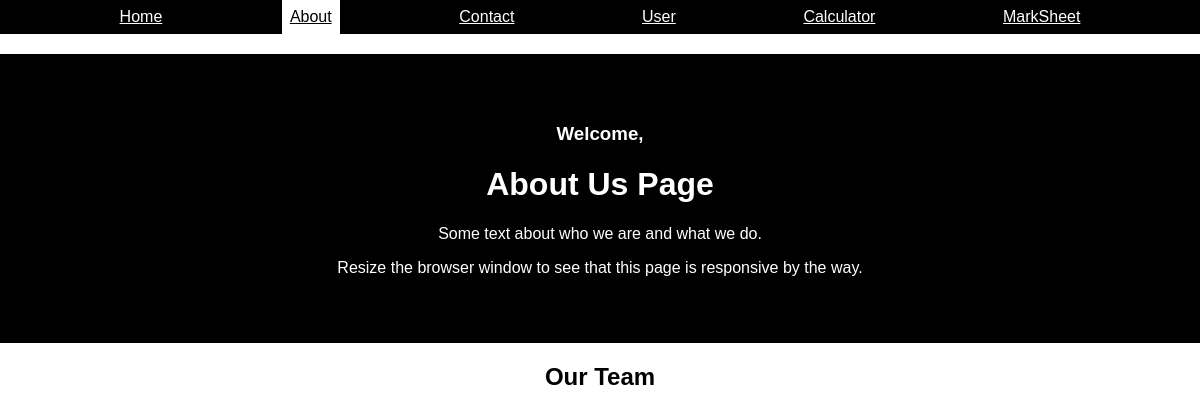
Before: /about-us/ with the older database file.
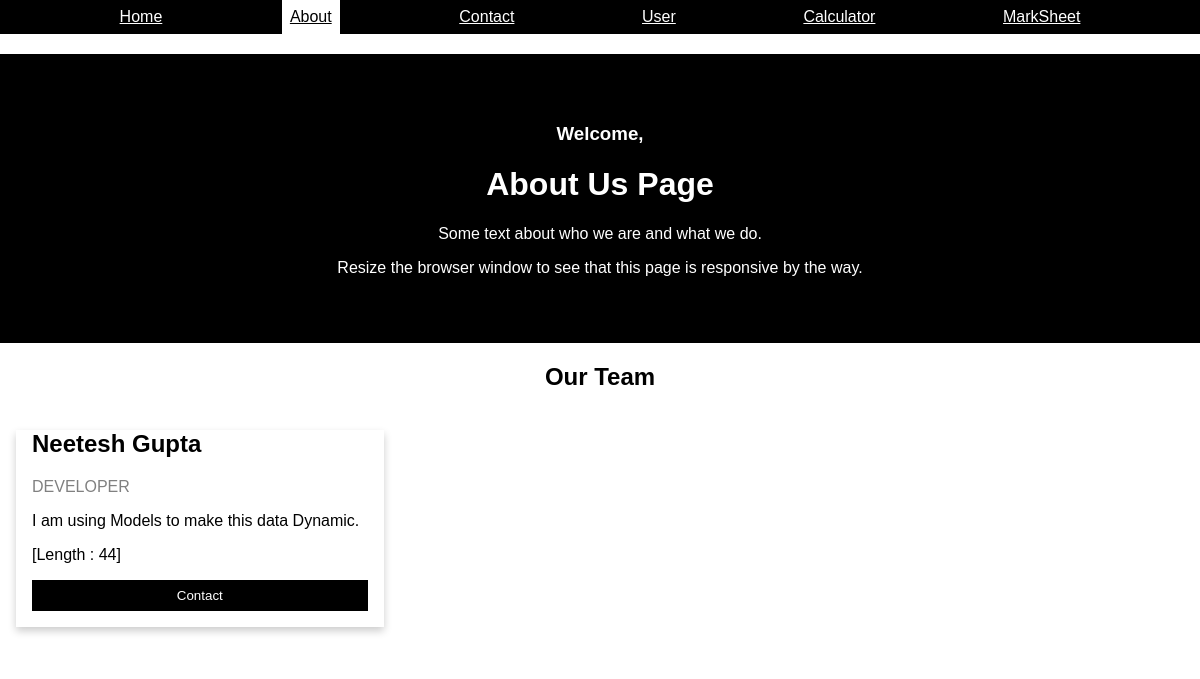
After: the same page with the newer database file.
### service/models.py (models this page shows)
class Service(models.Model):
    service_name=models.CharField(max_length=50)
    service_title=models.CharField(max_length=50)
    service_desc=models.TextField()

### learn_dj/views.py (the view)
# urls.py: path('about-us/', views.aboutUs, name="aboutus"),
def aboutUs(request):
    service_data = Service.objects.all().order_by('-service_name')[:3]
    data={
        'service_data' : service_data
    }
    if request.method=="GET":
        name=request.GET.get('name')
    return render(request, "about.html", data)

### templates/about.html (shortened to what this page needs)
{% extends "base.html" %}
    {% block content %}
    <link rel="stylesheet" href="/static/css/about.css" />
  </head>
  <body>
    <div class="about-section">
      <h3>Welcome, {{name}}</h3>
      <h1>About Us Page</h1>
      <p>Some text about who we are and what we do.</p>
      <p>
        Resize the browser window to see that this page is responsive by the
        way.
      </p>
    </div>
    <h2 style="text-align: center">Our Team</h2>
    <div class="row">
      {% for n in service_data %}
      <div class="column">
        <div class="card">
          <div class="container">
            <h2>{{n.service_name}}</h2>
            <p class="title">{{n.service_title | upper}}</p>
            <p>{{n.service_desc | safe}}</p>
            <p>[Length : {{n.service_desc | length}}]</p>
            <p><button class="button">Contact</button></p>
          </div>
        </div>
      </div>
      {% endfor %}
    </div>
    {% endblock %}

Changed rows visible on the page:
added Service: service_name "Neetesh Gupta", service_title "DEVELOPER", service_desc "I am using Models to make this data Dynamic.", service_desc|length "44"
